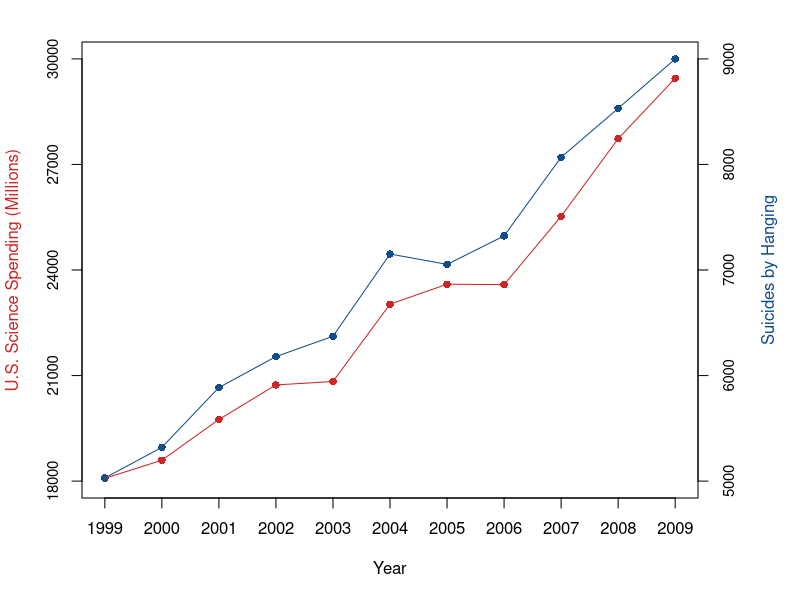

Reproduce this figure in R.
year <-c(1999,2000,2001,2002,2003,2004,2005,2006,2007,2008,2009)

# US spending on science, space, and technology
spending <- c(18079,18594,19753,20734,20831,23029,23597,23584,25525,27731,29449)

# Suicides by hanging, strangulation and suffocation
suicides <- c(5427,5688,6198,6462,6635,7336,7248,7491,8161,8578,9000)

# Set up y-axis tics and positions for suicides
y=c(seq(from=18000, to=30000, by=3000))
ylab=c(seq(from=5000, to=9000, by=1000))

# Adjust margins for additional axis tics and title
par(mar=c(5, 4, 2, 5) + 0.1)

# Main plot
plot(year, spending, type="p", col="firebrick3", pch = 16,
     xlim=c(1999,2009), ylim=c(18000,30000), yaxt="n",xaxt="n",
     ylab="", xlab = "Year")

# Add points for suicides
points(year, suicides/0.3, col="dodgerblue4", pch = 16)

# Add suicide and spending lines
lines(year, suicides/0.3,col = "dodgerblue4")
lines(year, spending, col = "firebrick3")

# Add suicide axis tics and axis title
axis(4,at=y,labels=ylab, cex.axis = 0.9)
mtext("Suicides by Hanging", side=4,
      line=3, cex.lab=1,las=0, col="dodgerblue4")

# Add spending axis tics and axis title
axis(2,at=y,labels=y, cex.axis = 0.9)
mtext("U.S. Science Spending (Millions)",
      side=2, line=3, cex.lab=1,las=0, col="firebrick3")

# Add year axis tics
axis(1, at=year, labels=year)

cor.test(spending,suicides)
